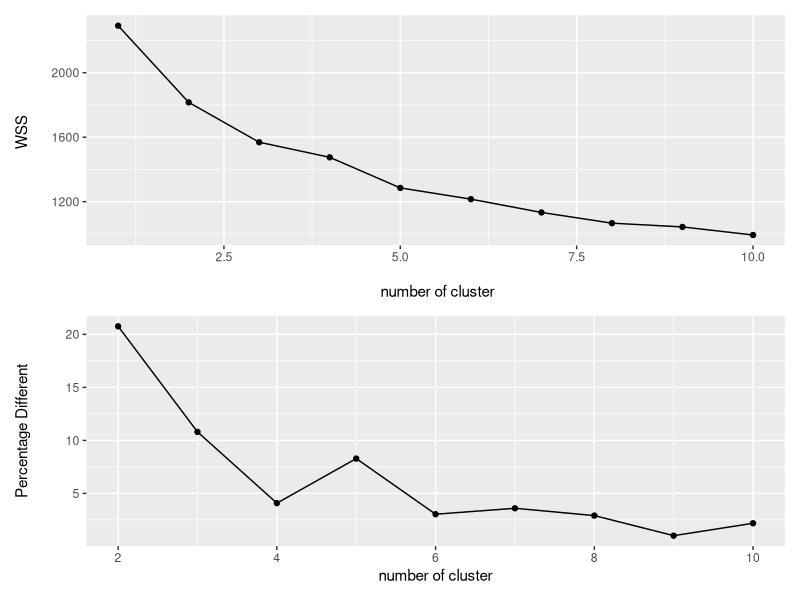
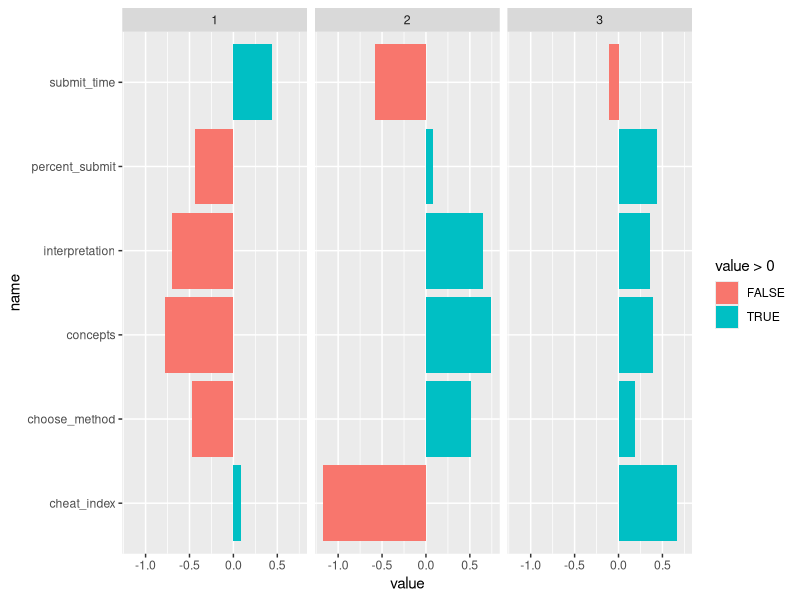

The R source for these figures, in order:
## ---- chunk 1
library(tidyverse)
## importing data
data <- read_csv("learning_data.csv")
## print some of data
glimpse(data |> select(-student_id) , 50)
## ---- chunk 2

### 1. เลือกตัวแปรและ standardized
z_function <- function(x)
{
  z<-(x-mean(x, na.rm = T))/sd(x, na.rm = T)
  return(z)
}

clustering_data <- data |> select(choose_method, interpretation,concepts,
              submit_time, percent_submit, 
              cheat_index) |> 
              drop_na() |> 
              mutate_all(z_function)

## ---- chunk 3
### 2. กำหนด k และทำการจัดกลุ่ม
kmeans_result3 <- kmeans(x=clustering_data |> 
                          drop_na(),
                        centers = 3)
## ---- chunk 4
for (i in 1:5) {
  print(i)
}
## ---- chunk 5
max_k <- 10
wss <- numeric(max_k)

for(i in 1:max_k)
  {
    results <- kmeans(clustering_data, centers = i)
    wss[i] <- results$tot.withinss 
  }
## ---- chunk 6
library(patchwork)
p1 <- data.frame(k = 1:max_k, wss = wss) |> 
  ggplot(aes(x=k, y=wss))+
  geom_line()+
  geom_point()+
  xlab("\n number of cluster")+
  ylab("WSS \n")


p2 <- data.frame(k = 1:max_k, wss = wss) |> 
  mutate(diff = -c(0,diff(wss, 1)),
  percent_diff = diff*100/2292) |> 
  filter(k>1) |> 
  ggplot(aes(x=k, y=percent_diff))+
  geom_line()+
  geom_point()+
  ylab("Percentage Different")+
  xlab("number of cluster")

p1/p2
## ---- chunk 7

clustering_data |> 
  bind_cols(cluster = kmeans_result3$cluster) |> 
  group_by(cluster) |> 
  summarise_all(mean) |> 
  pivot_longer(cols = -cluster) |> 
  ggplot(aes(x=value, y=name))+
  geom_col(aes(fill = value>0))+
  facet_wrap(~cluster)

